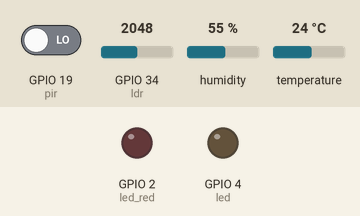
This program was run on a simulated ESP32 board running MicroPython. Parts: output pins drawn as LEDs (lit = HIGH). The inputs (shaded band) are chosen by the test bench; at power-on: GPIO 34 (ldr) = 2048, temperature 24 °C, GPIO 19 (pir) LOW, humidity 55 % (analog values on the 0–4095 scale). WiFi joins after 1.5 s; no MQTT or app messages arrive unless stated; what the program prints to the serial console is not drawn.

Above: at 5.3 s.
5.4 s: GPIO 34 (ldr) set to 2463
10.6 s: GPIO 34 (ldr) set to 2530
At 15.4 s:
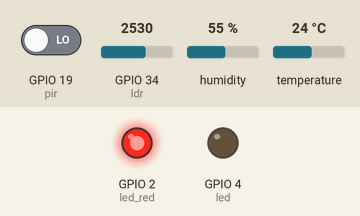
16.0 s: temperature set to 29 °C
20.8 s: temperature set to 32 °C
At 25.1 s:
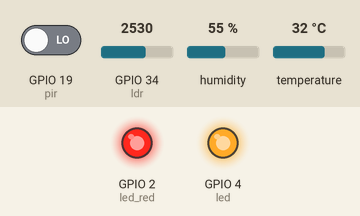
26.2 s: GPIO 34 (ldr) set to 2460
At 31.1 s:
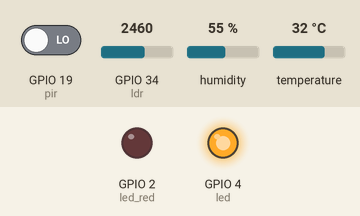
31.4 s: GPIO 34 (ldr) set to 2540
At 35.9 s:
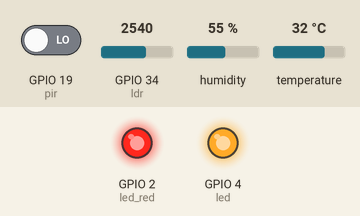
Timing chart, 0 to 37.4 s (numbered marks = the images above; inputs shaded):
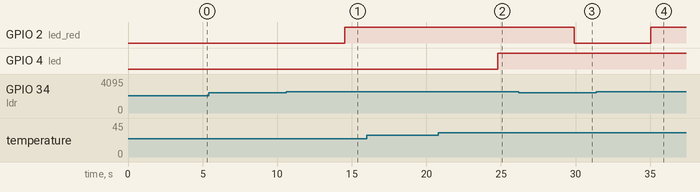

The program:

upLDR.py
```python
from machine import Pin, ADC
import time
import dht
import ujson
import network
from umqtt.simple import MQTTClient

# Konfigurasi WiFi
WIFI_SSID = "esp32"
WIFI_PASS = "none1234"

# Konfigurasi MQTT Ubidots
UBIDOTS_TOKEN = "BBUS-MClajoBNluAp2Bkkpj1eVLYzrX8LAU"
DEVICE_LABEL = "sic6-esp32ee"
MQTT_BROKER = "industrial.api.ubidots.com"
MQTT_PORT = 1883
MQTT_USER = UBIDOTS_TOKEN
MQTT_PASSWORD = ""
MQTT_PUBLISH_TOPIC = f"/v1.6/devices/{DEVICE_LABEL}"

# Konfigurasi Hardware
led = Pin(4, Pin.OUT)
led_red = Pin(2, Pin.OUT)  # LED merah di GPIO2
sensor = dht.DHT11(Pin(5))
pir = Pin(19, Pin.IN)
ldr = ADC(Pin(34))         # GPIO34 (ADC1 CH6)
ldr.atten(ADC.ATTN_11DB)   # Rentang 0-3.3V
ldr.width(ADC.WIDTH_12BIT) # Resolusi 12-bit (0-4095)

# Kalibrasi LDR
LDR_DARK_THRESHOLD = 2500  # Nilai saat kondisi redup (sesuaikan!)
LDR_SAMPLES = 10           # Jumlah sample untuk rata-rata

def read_ldr():
    """Baca nilai LDR dengan rata-rata beberapa sample"""
    total = 0
    for _ in range(LDR_SAMPLES):
        total += ldr.read()
        time.sleep_ms(10)
    return total // LDR_SAMPLES

# Fungsi Koneksi WiFi
def do_connect():
    sta_if = network.WLAN(network.STA_IF)
    if not sta_if.isconnected():
        print('Menghubungkan ke WiFi...')
        sta_if.active(True)
        sta_if.connect(WIFI_SSID, WIFI_PASS)
        timeout = 10
        while not sta_if.isconnected() and timeout > 0:
            time.sleep(1)
            timeout -= 1

    if sta_if.isconnected():
        print('IP:', sta_if.ifconfig()[0])
    else:
        print('Gagal konek WiFi!')
        raise SystemExit()

# Fungsi MQTT
def connect_mqtt():
    try:
        print("Koneksi ke Ubidots...")
        client = MQTTClient(DEVICE_LABEL, MQTT_BROKER, MQTT_PORT, MQTT_USER, MQTT_PASSWORD, 60)
        client.connect()
        return client
    except Exception as e:
        print("Gagal MQTT:", e)
        return None

# Main Program
do_connect()
time.sleep(2)
mqtt_client = connect_mqtt()

if not mqtt_client:
    print("MQTT gagal!")
    raise SystemExit()

while True:
    try:
        # Baca semua sensor
        sensor.measure()
        ldr_value = read_ldr()  # Gunakan fungsi baca rata-rata
        suhu = sensor.temperature()
        kelembaban = sensor.humidity()
        gerakan = pir.value()

        # Kontrol LED suhu
        led.value(1 if suhu > 30 else 0)

        # Kontrol LED merah berdasarkan LDR
        led_red.value(1 if ldr_value > LDR_DARK_THRESHOLD else 0)

        # Kirim ke Ubidots
        payload = ujson.dumps({
            "temperature": ldr_value,
            "humidity": kelembaban,
            "led": led.value(),
            "motion": gerakan,
            "ldr": ldr_value
        })
        mqtt_client.publish(MQTT_PUBLISH_TOPIC, payload)

        print(f"📡 Data: Temp={suhu}C, Hum={kelembaban}%, LDR={ldr_value}")
        print(f"💡 LED Merah: {'ON' if led_red.value() else 'OFF'}")

        time.sleep(5)

    except Exception as e:
        print("Error:", e)
        time.sleep(10)
        mqtt_client = connect_mqtt()
```

Measured:
- the behaviour switches between 2500 and 2501 on GPIO 34 (ldr) (found by bisection; images 0 and 1)
- the behaviour switches between 30 and 31 °C on temperature (found by bisection; images 1 and 2)
- after the input at 5.4 s, every drawn part: stays the same
- after the input at 10.6 s, GPIO 2 (led_red): LOW → HIGH after 3.9 s
- after the input at 16.0 s, every drawn part: stays the same
- after the input at 20.8 s, GPIO 4 (led): LOW → HIGH after 4.0 s
- after the input at 26.2 s, GPIO 2 (led_red): HIGH → LOW after 3.7 s
- after the input at 31.4 s, GPIO 2 (led_red): LOW → HIGH after 3.6 s
